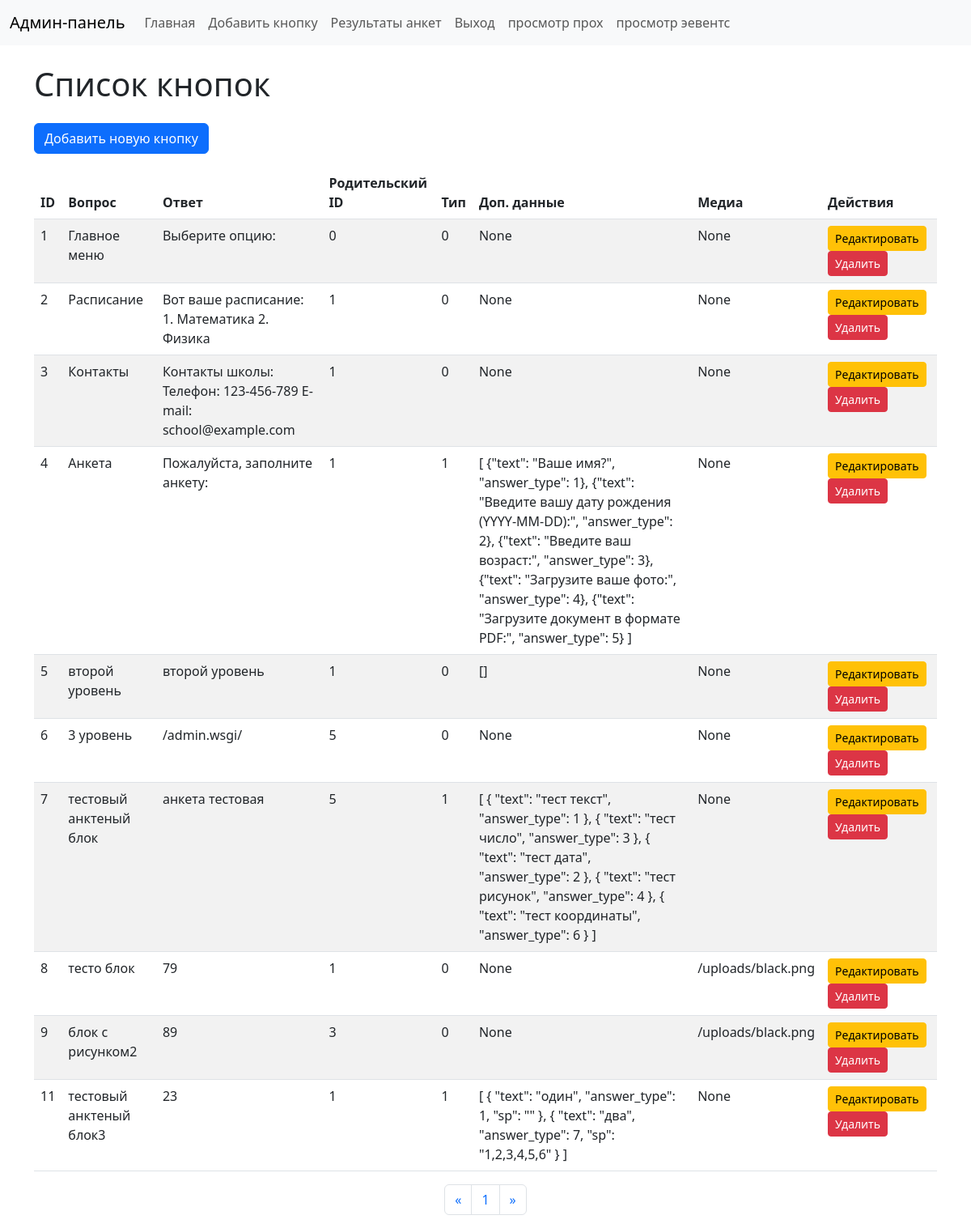
Screenshot of /?page=-1 (signed in) with the database file from the repository.
### tables this page shows
CREATE TABLE buttons (
            id INTEGER PRIMARY KEY AUTOINCREMENT,
            question TEXT NOT NULL,            -- Текст вопроса или кнопки
            response TEXT NOT NULL,            -- Ответ на кнопку
            parent_id INTEGER DEFAULT 0,       -- Родительский ID
            request_type INTEGER DEFAULT 0,    -- Тип запроса (0 = стандартный, 1 = анкета)
            dop TEXT DEFAULT NULL,             -- Дополнительные данные (JSON для анкеты)
            media_url TEXT DEFAULT NULL        -- Ссылка на медиа (картинка или документ)
        );

### adm.py (the view)
@app.route("/")
def index():
    per_page = 10  # Количество записей на странице
    page = int(request.args.get("page", 1))
    total_buttons = execute_query("SELECT COUNT(*) FROM buttons", fetchone=True)[0]
    total_pages = ceil(total_buttons / per_page)
    offset = (page - 1) * per_page
    buttons = execute_query(
        "SELECT id, question, response, parent_id, request_type, dop, media_url FROM buttons LIMIT ? OFFSET ?",
        (per_page, offset)
    )
    return render_template("index.html", buttons=buttons, current_page=page, total_pages=total_pages)

### adm.py (called while the page is built)
def execute_query(query, args=(), fetchone=False, commit=False):
    conn = sqlite3.connect(DB_FILE)
    cursor = conn.cursor()
    cursor.execute(query, args)
    data = cursor.fetchone() if fetchone else cursor.fetchall()
    if commit:
        conn.commit()
    conn.close()
    return data

@app.before_request
def require_login():
    app.jinja_env.globals['SUPERADMIN_USERNAME'] = SUPERADMIN_USERNAME
    allowed_routes = ["login", "register", "get_uploaded_file"]
    if "user_id" not in session and request.endpoint not in allowed_routes:
        return redirect(url_for("login"))

### templates/index.html
{% extends "base.html" %}
{% block content %}
<h1 class="mb-4">Список кнопок</h1>
<a href="/admin.wsgi/add" class="btn btn-primary mb-3">Добавить новую кнопку</a>
<table class="table table-striped">
    <thead>
        <tr>
            <th>ID</th>
            <th>Вопрос</th>
            <th>Ответ</th>
            <th>Родительский ID</th>
            <th>Тип</th>
            <th>Доп. данные</th>
            <th>Медиа</th>
            <th>Действия</th>
        </tr>
    </thead>
    <tbody>
        {% for button in buttons %}
        <tr>
            <td>{{ button[0] }}</td>
            <td>{{ button[1] }}</td>
            <td>{{ button[2] }}</td>
            <td>{{ button[3] }}</td>
            <td>{{ button[4] }}</td>
            <td>{{ button[5] }}</td>
            <td>{{ button[6] }}</td>
            <td>
                <a href="/admin.wsgi/edit/{{ button[0] }}" class="btn btn-sm btn-warning">Редактировать</a>
                <a href="/admin.wsgi/delete/{{ button[0] }}" class="btn btn-sm btn-danger">Удалить</a>
            </td>
        </tr>
        {% endfor %}
    </tbody>
</table>
<nav aria-label="Pagination">
    <ul class="pagination justify-content-center">
        <li class="page-item {% if current_page == 1 %}disabled{% endif %}">
            <a class="page-link" href="?page={{ current_page - 1 }}" aria-label="Previous">
                <span aria-hidden="true">&laquo;</span>
            </a>
        </li>
        {% for i in range(1, total_pages + 1) %}
        <li class="page-item {% if current_page == i %}active{% endif %}">
            <a class="page-link" href="?page={{ i }}">{{ i }}</a>
        </li>
        {% endfor %}
        <li class="page-item {% if current_page == total_pages %}disabled{% endif %}">
            <a class="page-link" href="?page={{ current_page + 1 }}" aria-label="Next">
                <span aria-hidden="true">&raquo;</span>
            </a>
        </li>
    </ul>
</nav>
{% endblock %}

### rows the page displays
buttons: id "1", question "Главное меню", response "Выберите опцию:", parent "0", request_type "0", button "None"
buttons: id "2", question "Расписание", response "Вот ваше расписание: 1. Математика 2. Физика", parent "1", request_type "0", button "None"
buttons: id "3", question "Контакты", response "Контакты школы: Телефон: 123-456-789 E-mail: school@example.com", parent "1", request_type "0", button "None"
buttons: id "4", question "Анкета", response "Пожалуйста, заполните анкету:", parent "1", request_type "1", dop "[ {\"text\": \"Ваше имя?\", \"answer_type\": 1}, {\"text\": \"Введите вашу дату рождения (YYYY-MM-DD):\", \"answer_type\": 2}, {\"text\": \"Введите ваш возраст:\", \"answer_type\": 3}, {\"text\": \"Загрузите ваше фото:\", \"answer_type\": 4}, {\"text\": \"Загрузите документ в формате PDF:\", \"answer_type\": 5} ]", button "None"
buttons: id "5", question "второй уровень", response "второй уровень", parent "1", request_type "0", dop "[]", media_url "None"
buttons: id "6", question "3 уровень", response "/admin.wsgi/", parent "5", request_type "0", button "None"
buttons: id "7", question "тестовый анктеный блок", response "анкета тестовая", parent "5", request_type "1", dop "[ { \"text\": \"тест текст\", \"answer_type\": 1 }, { \"text\": \"тест число\", \"answer_type\": 3 }, { \"text\": \"тест дата\", \"answer_type\": 2 }, { \"text\": \"тест рисунок\", \"answer_type\": 4 }, { \"text\": \"тест координаты\", \"answer_type\": 6 } ]", media_url "None"
buttons: id "8", question "тесто блок", response "79", parent "1", request_type "0", button "None", media_url "/uploads/black.png"
buttons: id "9", question "блок с рисунком2", response "89", parent "3", request_type "0", button "None", media_url "/uploads/black.png"
buttons: id "11", question "тестовый анктеный блок3", response "23", parent "1", request_type "1", dop "[ { \"text\": \"один\", \"answer_type\": 1, \"sp\": \"\" }, { \"text\": \"два\", \"answer_type\": 7, \"sp\": \"1,2,3,4,5,6\" } ]", media_url "None"

### other values shown
{{ i }} "1"
